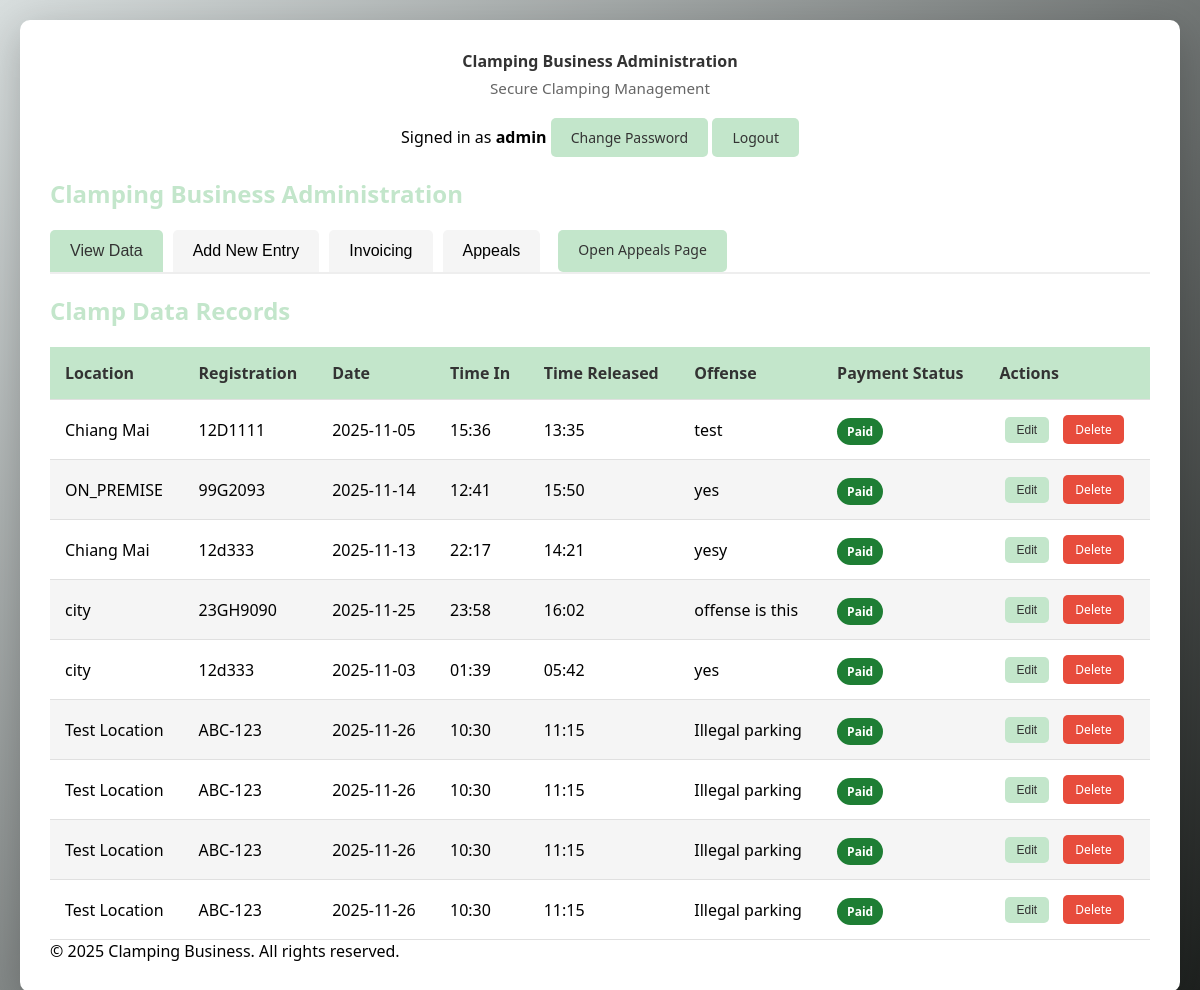
Screenshot of / (signed in) with the database file from the repository.
### app.py (models this page shows, shortened)
class ClampData(db.Model):
    id = db.Column(db.Integer, primary_key=True)
    location = db.Column(db.String(200), nullable=False)
    registration = db.Column(db.String(100))
    clamp_date = db.Column(db.Date, nullable=False)
    time_in = db.Column(db.Time, nullable=False)
    time_released = db.Column(db.Time)
    offense = db.Column(db.String(300), nullable=False)
    payment_status = db.Column(db.String(50), default='Processing')  # Paid, Not Paid, Processing
    amount_paid = db.Column(db.Float, default=0.0)
    created_at = db.Column(db.DateTime, default=datetime.utcnow)

### app.py (the view)
@app.route('/')
def index():
    clamps = ClampData.query.all()
    return render_template('index.html', clamps=clamps)

### app.py (called while the page is built)
@app.context_processor
def inject_common():
    return {'current_year': datetime.now().year}

@app.before_request
def require_login():
    whitelist = {'login', 'static', 'service_worker'}
    ep = request.endpoint
    if not ep:
        return
    if ep.split('.')[-1] in whitelist:
        return
    if session.get('user_id'):
        return
    return redirect(url_for('login', next=request.path))

### templates/index.html (shortened to what this page needs)
{% extends 'base.html' %}
{% block content %}
    <div class="page-container compact">
        <div class="page-header">
            <h2 class="page-title">Clamping Business Administration</h2>
        </div>
        <div class="tabs">
            <button class="tab-button active" onclick="openTab(event, 'data-tab')">View Data</button>
            <button class="tab-button" onclick="openTab(event, 'add-tab')">Add New Entry</button>
            <button class="tab-button" onclick="openTab(event, 'invoicing-tab')">Invoicing</button>
            <button class="tab-button" onclick="openTab(event, 'appeals-tab')">Appeals</button>
            <a class="btn btn-secondary" href="{{ url_for('appeals') }}" target="_blank" style="margin-left:8px">Open Appeals Page</a>
        </div>
        <div id="data-tab" class="tab-content active">
            <h2>Clamp Data Records</h2>
            {% if clamps %}
                <table class="data-table">
                    <thead>
                        <tr>
                            <th>Location</th>
                            <th>Registration</th>
                            <th>Date</th>
                            <th>Time In</th>
                            <th>Time Released</th>
                            <th>Offense</th>
                            <th>Payment Status</th>
                            <th>Actions</th>
                        </tr>
                    </thead>
                    <tbody>
                        {% for clamp in clamps %}
                        <tr id="row-{{ clamp.id }}" class="data-row">
                            <td class="editable" data-field="location" data-id="{{ clamp.id }}">{{ clamp.location }}</td>
                            <td class="editable" data-field="registration" data-id="{{ clamp.id }}">{{ clamp.registration or '' }}</td>
                            <td class="editable" data-field="clamp_date" data-id="{{ clamp.id }}">{{ clamp.clamp_date.strftime('%Y-%m-%d') }}</td>
                            <td class="editable" data-field="time_in" data-id="{{ clamp.id }}">{{ clamp.time_in.strftime('%H:%M') }}</td>
                            <td class="editable" data-field="time_released" data-id="{{ clamp.id }}">{{ clamp.time_released.strftime('%H:%M') if clamp.time_released else 'N/A' }}</td>
                            <td class="editable" data-field="offense" data-id="{{ clamp.id }}">{{ clamp.offense }}</td>
                            <td class="editable status-cell" data-field="payment_status" data-id="{{ clamp.id }}"><span class="status-{{ clamp.payment_status.lower().replace(' ', '-') }}">{{ clamp.payment_status }}</span></td>
                            <td>
                                <button class="btn btn-edit" onclick="editRow({{ clamp.id }})">Edit</button>
                                <a href="{{ url_for('delete_clamp', id=clamp.id) }}" class="btn btn-delete" onclick="return confirm('Delete this entry?')">Delete</a>
                            </td>
                        </tr>
                        {% endfor %}
                    </tbody>
                </table>
            {% else %}
                <p class="no-data">No clamp data records yet. <a href="#add-tab" onclick="openTab(event, 'add-tab')">Add one now</a></p>
            {% endif %}
        </div>
            {% set paid_records = clamps|selectattr('payment_status', 'equalto', 'Paid')|list %}
    </div>
{% endblock %}

### static/css/style.css (style rules this page uses)
* { margin: 0; padding: 0; box-sizing: border-box; }
body { font-family: 'Segoe UI', Tahoma, Geneva, Verdana, sans-serif; background: linear-gradient(135deg, #d8dede 0%, #1c1f1d 100%); min-height: 100vh; padding: 20px; }
h2 { color: #c3e6cb; margin: 20px 0; }
.tabs { display: flex; gap: 10px; margin-bottom: 20px; border-bottom: 2px solid #eee; }
.tab-button { padding: 12px 20px; background: #f5f5f5; border: none; cursor: pointer; font-size: 16px; border-radius: 5px 5px 0 0; transition: all 0.3s; }
.tab-button.active { background: #c3e6cb; color: #333; }
.tab-content { display: none; }
.tab-content.active { display: block; }
.btn { padding: 10px 20px; background: #c3e6cb; color: #333; border: none; border-radius: 5px; cursor: pointer; font-size: 14px; transition: all 0.3s; text-decoration: none; display: inline-block; }
.btn-edit, .btn-delete { padding: 6px 12px; font-size: 12px; margin: 0 5px; }
.btn-delete { background: #e74c3c; color: white; }
.data-table { width: 100%; border-collapse: collapse; margin-top: 20px; background: white; }
.data-table thead { background: #c3e6cb; color: #333; }
.data-table th, .data-table td { padding: 15px; text-align: left; border-bottom: 1px solid #e0e0e0; }
.data-table tbody tr { background: white; }
.data-table tbody tr:nth-child(even) { background: #f5f5f5; }
.data-table td.editable { cursor: pointer; position: relative; }
.status-paid, .status-approved { background: #1e7e34; color: #ffffff; padding: 5px 10px; border-radius: 20px; font-size: 12px; font-weight: 700; }

### rows the page displays
ClampData: location "Chiang Mai", registration "12D1111", clamp_date "2025-11-05", time_in "15:36", time_released "13:35", offense "test", payment_status "Paid"
ClampData: location "ON_PREMISE", registration "99G2093", clamp_date "2025-11-14", time_in "12:41", time_released "15:50", offense "yes", payment_status "Paid"
ClampData: location "Chiang Mai", registration "12d333", clamp_date "2025-11-13", time_in "22:17", time_released "14:21", offense "yesy", payment_status "Paid"
ClampData: location "city", registration "23GH9090", clamp_date "2025-11-25", time_in "23:58", time_released "16:02", offense "offense is this", payment_status "Paid"
ClampData: location "city", registration "12d333", clamp_date "2025-11-03", time_in "01:39", time_released "05:42", offense "yes", payment_status "Paid"
ClampData: location "Test Location", registration "ABC-123", clamp_date "2025-11-26", time_in "10:30", time_released "11:15", offense "Illegal parking", payment_status "Paid"
ClampData: location "Test Location", registration "ABC-123", clamp_date "2025-11-26", time_in "10:30", time_released "11:15", offense "Illegal parking", payment_status "Paid"
ClampData: location "Test Location", registration "ABC-123", clamp_date "2025-11-26", time_in "10:30", time_released "11:15", offense "Illegal parking", payment_status "Paid"
ClampData: location "Test Location", registration "ABC-123", clamp_date "2025-11-26", time_in "10:30", time_released "11:15", offense "Illegal parking", payment_status "Paid"

### other values shown
{{ session.username }} "admin"
